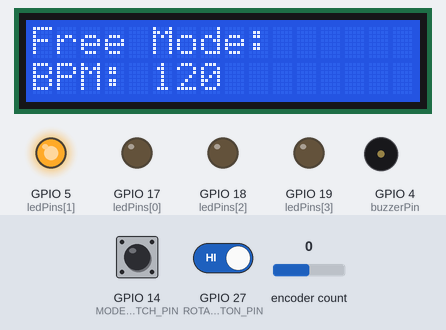
A sketch run on a simulated ESP32. Parts: 16×2 character LCD, output pins drawn as LEDs (lit = HIGH), buzzer (waves = sounding). Dashed ring = blinking. The test bench sets the inputs (shaded band); at power-on: GPIO 14 (MODE_SWITCH_PIN) HIGH, encoder count 0, GPIO 27 (ROTARY_ENCODER_BUTTON_PIN) HIGH.

Above: at 1.2 s.
1.3 s: GPIO 14 (MODE_SWITCH_PIN) pulled LOW for 0.15 s
At 1.85 s:
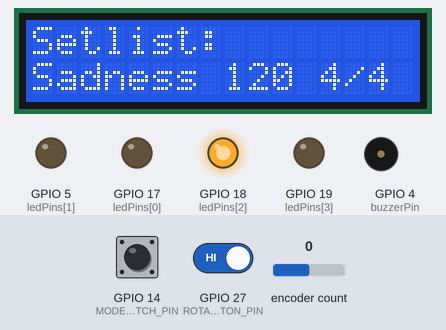
2.0 s: encoder count set to 1
At 2.26 s:
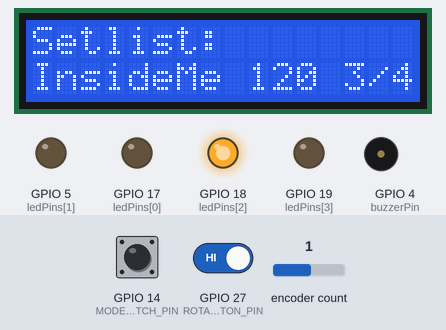
4.5 s: encoder count set to 2
At 4.82 s:
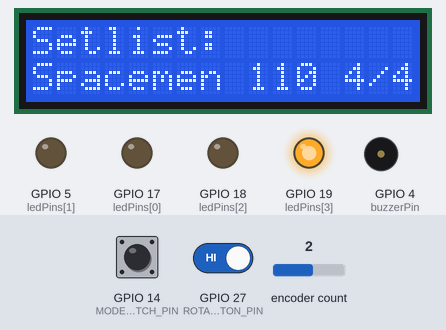
6.6 s: encoder count set to 3
At 6.8 s:
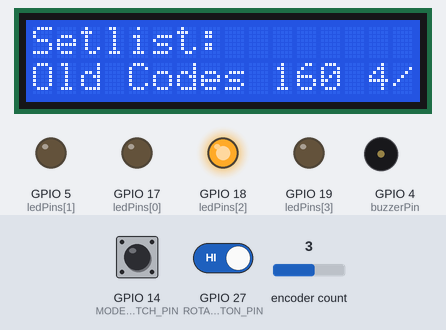
8.8 s: GPIO 14 (MODE_SWITCH_PIN) pulled LOW for 1 s
At 9.83 s:
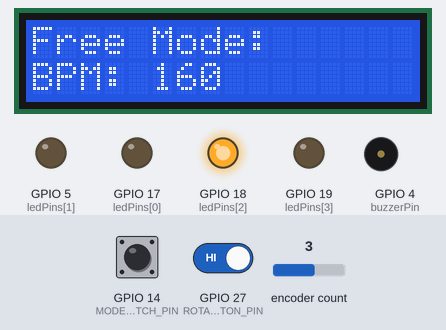
10.4 s: GPIO 14 (MODE_SWITCH_PIN) pulled LOW for 3.2 s
At 10.92 s:
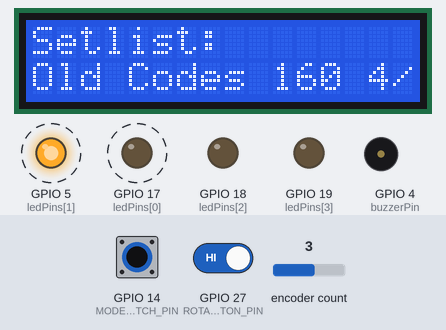
Timing chart, 0 to 15.2 s (numbered marks = the images above; inputs shaded):
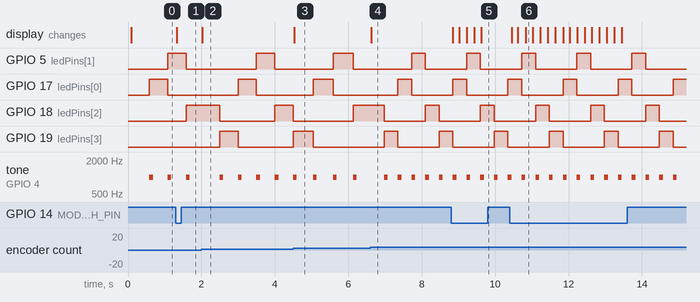

The sketch:

NTLmetronome.ino
```cpp
#include <Wire.h> // Librería para comunicación I2C
#include <LiquidCrystal_PCF8574.h> // Librería para controlar el LCD I2C
#include "AiEsp32RotaryEncoder.h"  // Librería para el encoder rotatorio
#include <Ticker.h>  // Librería para manejar interrupciones periódicas

// Dirección del LCD en el bus I2C
LiquidCrystal_PCF8574 lcd(0x27); // Si el LCD no responde, probar con 0x3F

// Definir pines para el encoder rotatorio
#define ROTARY_ENCODER_A_PIN 32 // Pin A del encoder (DT)
#define ROTARY_ENCODER_B_PIN 35 // Pin B del encoder (CLK)
#define ROTARY_ENCODER_BUTTON_PIN 27 // Pin del botón del encoder (SW)
#define ROTARY_ENCODER_VCC_PIN -1 // No se usa alimentación del encoder desde ESP32
#define ROTARY_ENCODER_STEPS 4 // Sensibilidad del encoder

// Crear instancia del encoder rotatorio
AiEsp32RotaryEncoder rotaryEncoder(ROTARY_ENCODER_A_PIN, ROTARY_ENCODER_B_PIN, ROTARY_ENCODER_BUTTON_PIN, ROTARY_ENCODER_VCC_PIN, ROTARY_ENCODER_STEPS);

// Instancia para manejar interrupciones del metrónomo
Ticker metronomeTicker;

// Declaración de variables globales
int bpm = 120; // Beats por minuto inicial
unsigned long tempoInterval = 60000 / bpm; // Intervalo de tiempo entre beats en ms

// Definir pines para los LEDs
const int ledPins[4] = {17, 5, 18, 19}; // Pines de los LEDs indicadores

// Definir pin para el buzzer
const int buzzerPin = 4; // Pin donde se conecta el buzzer

// Variables para el control del encoder
int lastEncoderValue = 0; // Último valor leído del encoder

// Variables para manejo de debounce del botón
unsigned long lastButtonPressTime = 0; // Último tiempo de pulsación del botón
unsigned long debounceDelay = 200; // Tiempo de espera para evitar rebotes del botón

// Definir pines y variables para el cambio de modo
#define MODE_SWITCH_PIN 14 // Pin del botón para cambiar entre modos
bool isFreeMode = true; // Indica el modo actual (true = Free Mode, false = Setlist)

// Definir estructura para almacenar las canciones del setlist
typedef struct {
  String title; // Nombre de la canción
  int bpm; // Beats por minuto de la canción
  String timeSignature; // Compás (ej. "4/4", "3/4")
} Song;

// Lista de canciones predefinidas en el setlist
Song setlist[] = {
  {"Sadness", 100, "4/4"},
  {"InsideMe", 120, "3/4"},
  {"Spacemen", 110, "4/4"},
  {"Old Codes", 160, "4/4"}
};
const int setlistSize = sizeof(setlist) / sizeof(setlist[0]); // Número de canciones
int currentSongIndex = 0; // Índice de la canción actual

// Función de interrupción para el encoder
void IRAM_ATTR readEncoderISR() {
  rotaryEncoder.readEncoder_ISR(); // Leer el estado del encoder en interrupción
}

void setup() {
  Serial.begin(115200); // Inicializar comunicación serie
  lcd.begin(16, 2); // Configurar el LCD con 16 columnas y 2 filas
  lcd.setBacklight(255); // Encender la retroiluminación del LCD

  // Configurar LEDs como salidas
  for (int i = 0; i < 4; i++) {
    pinMode(ledPins[i], OUTPUT);
    digitalWrite(ledPins[i], LOW); // Apagar los LEDs al inicio
  }

  // Configurar buzzer como salida
  pinMode(buzzerPin, OUTPUT);
  digitalWrite(buzzerPin, LOW); // Apagar buzzer al inicio

  // Inicializar encoder rotatorio
  rotaryEncoder.begin();
  rotaryEncoder.setup(readEncoderISR);

  // Configurar botón de cambio de modo
  pinMode(MODE_SWITCH_PIN, INPUT_PULLUP);

  // Mostrar información inicial en LCD
  mostrarLCD();

  // Configurar el metrónomo con el BPM inicial
  metronomeTicker.attach_ms(tempoInterval, metronomeTick);
}

void loop() {
  // Detectar cambios en el encoder rotatorio
  rotaryLoop();

  // Verificar si se ha presionado el botón del encoder
  checkButtonPress();

  // Verificar si se ha presionado el botón de cambio de modo
  checkModeSwitch();
}

void rotaryLoop() {
  if (rotaryEncoder.encoderChanged()) { // Si el encoder ha cambiado de posición
    int currentEncoderValue = rotaryEncoder.readEncoder(); // Leer nuevo valor

    if (isFreeMode) { // Si está en modo libre, modificar BPM
      bpm = constrain(bpm + (currentEncoderValue > lastEncoderValue ? 1 : -1), 40, 330);
    } else { // Si está en modo Setlist, cambiar canción
      currentSongIndex = (currentSongIndex + (currentEncoderValue > lastEncoderValue ? 1 : -1) + setlistSize) % setlistSize;
      bpm = setlist[currentSongIndex].bpm; // Ajustar BPM a la canción seleccionada
    }

    tempoInterval = 60000 / bpm; // Calcular nuevo intervalo
    metronomeTicker.detach();
    metronomeTicker.attach_ms(tempoInterval, metronomeTick);
    mostrarLCD(); // Actualizar pantalla LCD

    lastEncoderValue = currentEncoderValue; // Guardar último valor leído
  }
}

void checkButtonPress() {
  if (digitalRead(ROTARY_ENCODER_BUTTON_PIN) == LOW) {
    if (millis() - lastButtonPressTime > debounceDelay) {
      lastButtonPressTime = millis();
      if (isFreeMode) {
        bpm = constrain(bpm, 40, 330);
      }
      mostrarLCD();
    }
  }
}

void checkModeSwitch() {
  if (digitalRead(MODE_SWITCH_PIN) == LOW) {
    if (millis() - lastButtonPressTime > debounceDelay) {
      lastButtonPressTime = millis();
      isFreeMode = !isFreeMode; // Cambiar entre modos
      mostrarLCD(); // Actualizar pantalla LCD
    }
  }
}

void mostrarLCD() {
  lcd.clear(); // Limpiar pantalla LCD
  lcd.setCursor(0, 0); // Posicionar cursor en primera línea
  lcd.print(isFreeMode ? "Free Mode:" : "Setlist:"); // Mostrar modo actual
  lcd.setCursor(0, 1); // Segunda línea
  if (isFreeMode) {
    lcd.print("BPM: ");
    lcd.print(bpm);
  } else {
    lcd.print(setlist[currentSongIndex].title);
    lcd.print(" ");
    lcd.print(bpm);
    lcd.print(" ");
    lcd.print(setlist[currentSongIndex].timeSignature);
  }
}

void metronomeTick() {
  static int ledIndex = 0;
  for (int i = 0; i < 4; i++) {
    digitalWrite(ledPins[i], LOW);
  }
  digitalWrite(ledPins[ledIndex], HIGH);
  tone(buzzerPin, 1000, 100);
  ledIndex = (ledIndex + 1) % 4;
}
```

Measured:
- after the input at 1.3 s, the display: changes at once (image 1)
- after the input at 2.0 s, the display: changes at once (image 2)
- after the input at 4.5 s, the display: changes at once (image 3)
- after the input at 6.6 s, tone on GPIO 4 (buzzerPin): alternates 1000 Hz for 0.10 s and silent for 0.28 s, starting after 0.38 s; the display: changes at once (image 4)
- after the input at 8.8 s, the display: changes after 0.05 s (image 5)
- after the input at 10.4 s, the display: changes after 0.05 s (image 6)
- by itself, GPIO 5 (ledPins[1]), GPIO 17 (ledPins[0]), GPIO 18 (ledPins[2]), GPIO 19 (ledPins[3]): alternates HIGH for 0.37 s and LOW for 1.1 s
- by itself, tone on GPIO 4 (buzzerPin): alternates 1000 Hz for 0.10 s and silent for 0.40 s
